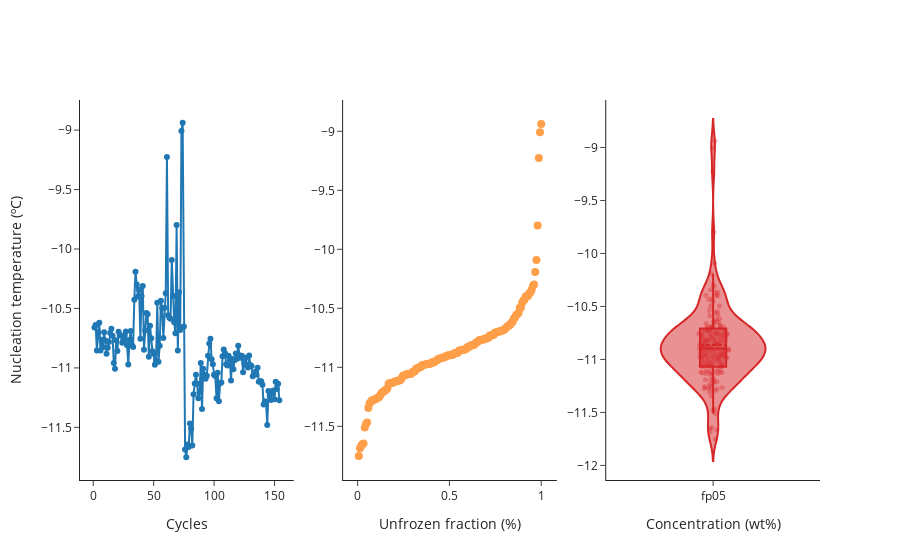

This figure's notebook cell:
### Markdown cell above
$$\chi(T) = e^{\frac{-A}{\beta}\frac{\gamma(T-T_m)^{1+n}}{1+n}}$$

### Code cell
fig = make_subplots(rows=1, cols=3)

# Tnuc-cycle plot
fig.add_trace(go.Scatter(x=df_adj['Cycle'], y=df_adj['Tnuc'], mode='lines+markers', legendgroup=1), row=1,col=1)

# Survivor plot
fig.add_trace(go.Scatter(x=chi, y=ordered_Tnuc, mode='markers', marker_size=8, opacity=0.75, legendgroup=2), row=1,col=2)
#POISSON FIT HERE --- fig.add_trace(go.Scatter(x=chi, y=ordered_Tnuc, mode='lines', line_color='black', line_width=2, opacity=.35), row=1,col=3)

# Violin plot
fig.add_trace(go.Violin(y=water['Tnuc'], name=molecule, box_visible=True, points='all', meanline_visible=True, pointpos=0, marker_opacity=.35, opacity=.75, marker_size=5, legendgroup=3), row=1, col=3)
fig.add_trace(go.Violin(y=df_adj['Tnuc'], name=molecule, box_visible=True, points='all', meanline_visible=True, pointpos=0, marker_opacity=.35, marker_size=5, legendgroup=3), row=1, col=3)

# Box plot
#fig.add_trace(go.Box(y=water['Tnuc'], boxpoints='all', pointpos=0, marker_color='rgb(107,174,214)', marker_opacity=.35, marker_size=8, line_color='rgb(107,174,214)', name="without", legendgroup=4), row=1, col=4)
#fig.add_trace(go.Box(y=sample['Tnuc'], boxpoints='all', pointpos=0, marker_opacity=.35, marker_size=8, name="with", legendgroup=4), row=1, col=4)

fig.update_layout(template='simple_white', 
                  showlegend=False,
                  xaxis1_title = 'Cycles',
                  xaxis2_title = 'Unfrozen fraction (%)',
                  xaxis3_title = 'Concentration (wt%)',
                  #xaxis4_title = 'water',
                  yaxis1_title = 'Nucleation temperature (ºC)')

fig.show()

### Figure 1 — Plotly figure (JSON) as saved in the notebook; plotly's stock layout.template omitted (floating-point values rounded to 4 significant figures; data arrays with more than 128 entries replaced by an {"elided": "..."} marker saying what was removed)
{"data": [{"legendgroup": "1", "mode": "lines+markers", "type": "scatter", "x": {"elided": "154 int values"}, "xaxis": "x", "y": {"elided": "154 float values"}, "yaxis": "y"}, {"legendgroup": "2", "marker": {"size": 8}, "mode": "markers", "opacity": 0.75, "type": "scatter", "x": {"elided": "154 float values"}, "xaxis": "x2", "y": {"elided": "154 float values"}, "yaxis": "y2"}, {"box": {"visible": true}, "legendgroup": "3", "marker": {"opacity": 0.35, "size": 5}, "meanline": {"visible": true}, "name": "fp05", "opacity": 0.75, "pointpos": 0, "points": "all", "type": "violin", "xaxis": "x3", "y": [], "yaxis": "y3"}, {"box": {"visible": true}, "legendgroup": "3", "marker": {"opacity": 0.35, "size": 5}, "meanline": {"visible": true}, "name": "fp05", "pointpos": 0, "points": "all", "type": "violin", "xaxis": "x3", "y": {"elided": "154 float values"}, "yaxis": "y3"}], "layout": {"showlegend": false, "xaxis": {"anchor": "y", "domain": [0, 0.2889], "title": {"text": "Cycles"}}, "xaxis2": {"anchor": "y2", "domain": [0.3556, 0.6444], "title": {"text": "Unfrozen fraction (%)"}}, "xaxis3": {"anchor": "y3", "domain": [0.7111, 1], "title": {"text": "Concentration (wt%)"}}, "yaxis": {"anchor": "x", "domain": [0, 1], "title": {"text": "Nucleation temperature (ºC)"}}, "yaxis2": {"anchor": "x2", "domain": [0, 1]}, "yaxis3": {"anchor": "x3", "domain": [0, 1]}}}
